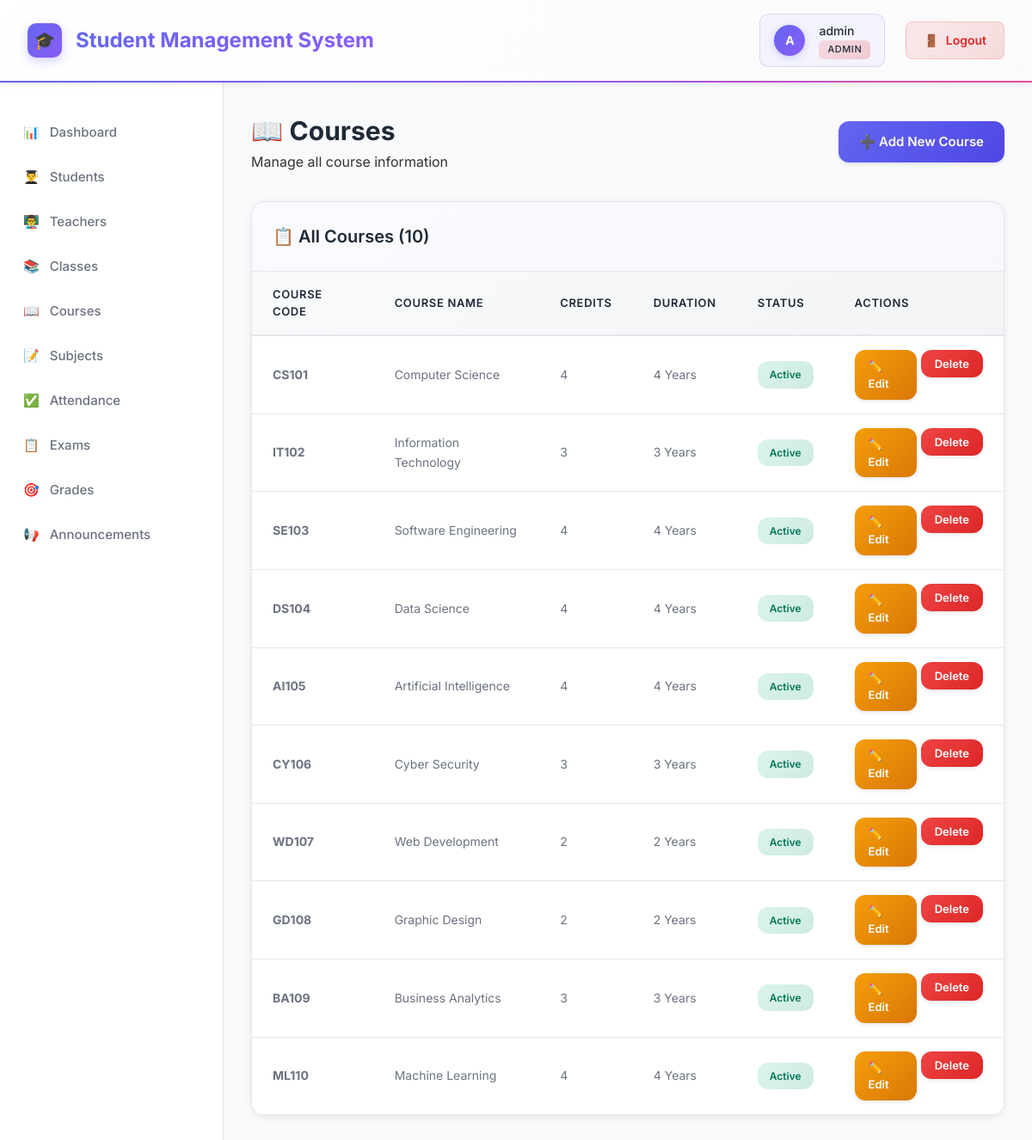
The app's page /courses/index.php (signed in) with its own data.
### tables this page shows
CREATE TABLE courses (
    id INT AUTO_INCREMENT PRIMARY KEY,
    course_code VARCHAR(20) UNIQUE NOT NULL,
    course_name VARCHAR(100) NOT NULL,
    description TEXT,
    credits INT,
    duration VARCHAR(50),
    status ENUM('active', 'inactive') DEFAULT 'active',
    created_at TIMESTAMP DEFAULT CURRENT_TIMESTAMP,
    updated_at TIMESTAMP DEFAULT CURRENT_TIMESTAMP ON UPDATE CURRENT_TIMESTAMP
);

### courses/index.php (the view, shortened to what this page needs)
<?php
$database = new Database();
$db = $database->getConnection();
$query = "SELECT * FROM courses ORDER BY created_at DESC";
$stmt = $db->prepare($query);
$stmt->execute();
$courses = $stmt->fetchAll();
?>
<!DOCTYPE html>
<html lang="en">
<head>
    <link rel="stylesheet" href="../assets/css/style.css">
</head>
<body>
    <?php include '../includes/header.php'; ?>
    <div class="container">
        <?php include '../includes/sidebar.php'; ?>
        <main class="main-content">
            <div class="page-header">
                <div>
                    <h1>📖 Courses</h1>
                    <p>Manage all course information</p>
                </div>
                <a href="add.php" class="btn btn-primary">
                    ➕ Add New Course
                </a>
            </div>
            <div class="card">
                <div class="card-header">
                    <h2>📋 All Courses (<?php echo count($courses); ?>)</h2>
                </div>
                <div class="card-body">
                    <?php if (count($courses) > 0): ?>
                        <div class="table-responsive">
                            <table class="data-table">
                                <thead>
                                    <tr>
                                        <th>Course Code</th>
                                        <th>Course Name</th>
                                        <th>Credits</th>
                                        <th>Duration</th>
                                        <th>Status</th>
                                        <th>Actions</th>
                                    </tr>
                                </thead>
                                <tbody>
                                    <?php foreach ($courses as $course): ?>
                                        <tr>
                                            <td><strong><?php echo htmlspecialchars($course['course_code']); ?></strong></td>
                                            <td><?php echo htmlspecialchars($course['course_name']); ?></td>
                                            <td><?php echo htmlspecialchars($course['credits'] ?? 'N/A'); ?></td>
                                            <td><?php echo htmlspecialchars($course['duration'] ?? 'N/A'); ?></td>
                                            <td>
                                                <span class="badge badge-<?php echo $course['status']; ?>">
                                                    <?php echo ucfirst($course['status']); ?>
                                                </span>
                                            </td>
                                            <td>
                                                <div style="display: flex; gap: 5px;">
                                                    <a href="edit.php?id=<?php echo $course['id']; ?>" class="btn btn-sm btn-warning">✏️ Edit</a>
                                                    <form method="POST" action="delete.php" style="display:inline" onsubmit="return confirm('Are you sure? ')">
                                                        <button type="submit" class="btn btn-sm btn-danger">Delete</button>
                                                    </form>
                                                </div>
                                            </td>
                                        </tr>
                                    <?php endforeach; ?>
                                </tbody>
                            </table>
                        </div>
                    <?php endif; ?>
                </div>
            </div>
        </main>
    </div>
</body>
</html>

### assets/css/style.css (style rules this page uses)
* { margin: 0; padding: 0; box-sizing: border-box; }
:root { --primary-color: #6366F1; --primary-dark: #4F46E5; --secondary-color: #10B981; --danger-color: #EF4444; --warning-color: #F59E0B; --info-color: #3B82F6; --dark-color: #1F2937; --gray-medium: #6B7280; --gray-light: #9CA3AF; --light-color: #F9FAFB; --white: #FFFFFF; --border-color: #E5E7EB; }
body { font-family: 'Inter', -apple-system, BlinkMacSystemFont, 'Segoe UI', Roboto, sans-serif; background: #f5f5f5; color: #333; line-height: 1.6; }
.container { display: flex; min-height: calc(100vh - 70px); }
.main-content { flex: 1; padding: 2rem; background: var(--light-color); overflow-y: auto; }
.page-header { display: flex; justify-content: space-between; align-items: center; margin-bottom: 2rem; }
.page-header h1 { font-size: 1.875rem; color: var(--dark-color); font-weight: 700; margin: 0; }
.card { background: var(--white); border-radius: 16px; box-shadow: 0 2px 8px rgba(0, 0, 0, 0.08); margin-bottom: 1.5rem; overflow: hidden; border: 1px solid var(--border-color); transition: all 0.3s; }
.card-header { padding: 1.5rem; border-bottom: 1px solid var(--border-color); background: linear-gradient(135deg, rgba(99, 102, 241, 0.03), rgba(99, 102, 241, 0.05)); }
.card-header h2 { font-size: 1.25rem; color: var(--dark-color); font-weight: 600; margin: 0; }
.card-body { padding: 0; }
.data-table { width: 100%; border-collapse: collapse; background: var(--white); }
.data-table thead { background: linear-gradient(135deg, #F9FAFB, #F3F4F6); }
.data-table th { padding: 1rem 1.5rem; text-align: left; font-weight: 600; color: var(--dark-color); font-size: 0.8125rem; text-transform: uppercase; letter-spacing: 0.05em; border-bottom: 2px solid var(--border-color); }
.data-table td { padding: 1rem 1.5rem; border-bottom: 1px solid var(--border-color); color: var(--gray-medium); font-size: 0.875rem; }
.data-table tbody tr { transition: all 0.2s; }
.btn { display: inline-flex; align-items: center; justify-content: center; gap: 8px; padding: 12px 24px; border: none; border-radius: 12px; font-size: 15px; font-weight: 600; cursor: pointer; text-decoration: none; transition: all 0.3s; box-shadow: 0 2px 4px rgba(0, 0, 0, 0.1); font-family: inherit; }
.btn-primary { background: linear-gradient(135deg, var(--primary-color), var(--primary-dark)); color: var(--white); }
.btn-danger { background: linear-gradient(135deg, var(--danger-color), #DC2626); color: var(--white); }
.btn-warning { background: linear-gradient(135deg, var(--warning-color), #D97706); color: var(--white); }
.btn-sm { padding: 8px 16px; font-size: 13px; }
.badge { display: inline-block; padding: 0.375rem 0.875rem; font-size: 0.75rem; font-weight: 600; border-radius: 12px; text-transform: capitalize; }
.badge-active { background: linear-gradient(135deg, rgba(16, 185, 129, 0.15), rgba(5, 150, 105, 0.2)); color: #047857; }
.btn-sm { padding: 0.5rem 1rem; font-size: 0.8125rem; }

### records on screen
courses: course_code "CS101", course_name "Computer Science", credits "4", duration "4 Years", status "Active"
courses: course_code "IT102", course_name "Information Technology", credits "3", duration "3 Years", status "Active"
courses: course_code "SE103", course_name "Software Engineering", credits "4", duration "4 Years", status "Active"
courses: course_code "DS104", course_name "Data Science", credits "4", duration "4 Years", status "Active"
courses: course_code "AI105", course_name "Artificial Intelligence", credits "4", duration "4 Years", status "Active"
courses: course_code "CY106", course_name "Cyber Security", credits "3", duration "3 Years", status "Active"
courses: course_code "WD107", course_name "Web Development", credits "2", duration "2 Years", status "Active"
courses: course_code "GD108", course_name "Graphic Design", credits "2", duration "2 Years", status "Active"
courses: course_code "BA109", course_name "Business Analytics", credits "3", duration "3 Years", status "Active"
courses: course_code "ML110", course_name "Machine Learning", credits "4", duration "4 Years", status "Active"

### other values on screen
substr($username, 0, 1) "A"
$username "admin"
$_SESSION['role'] "ADMIN"
count($courses) "10"
